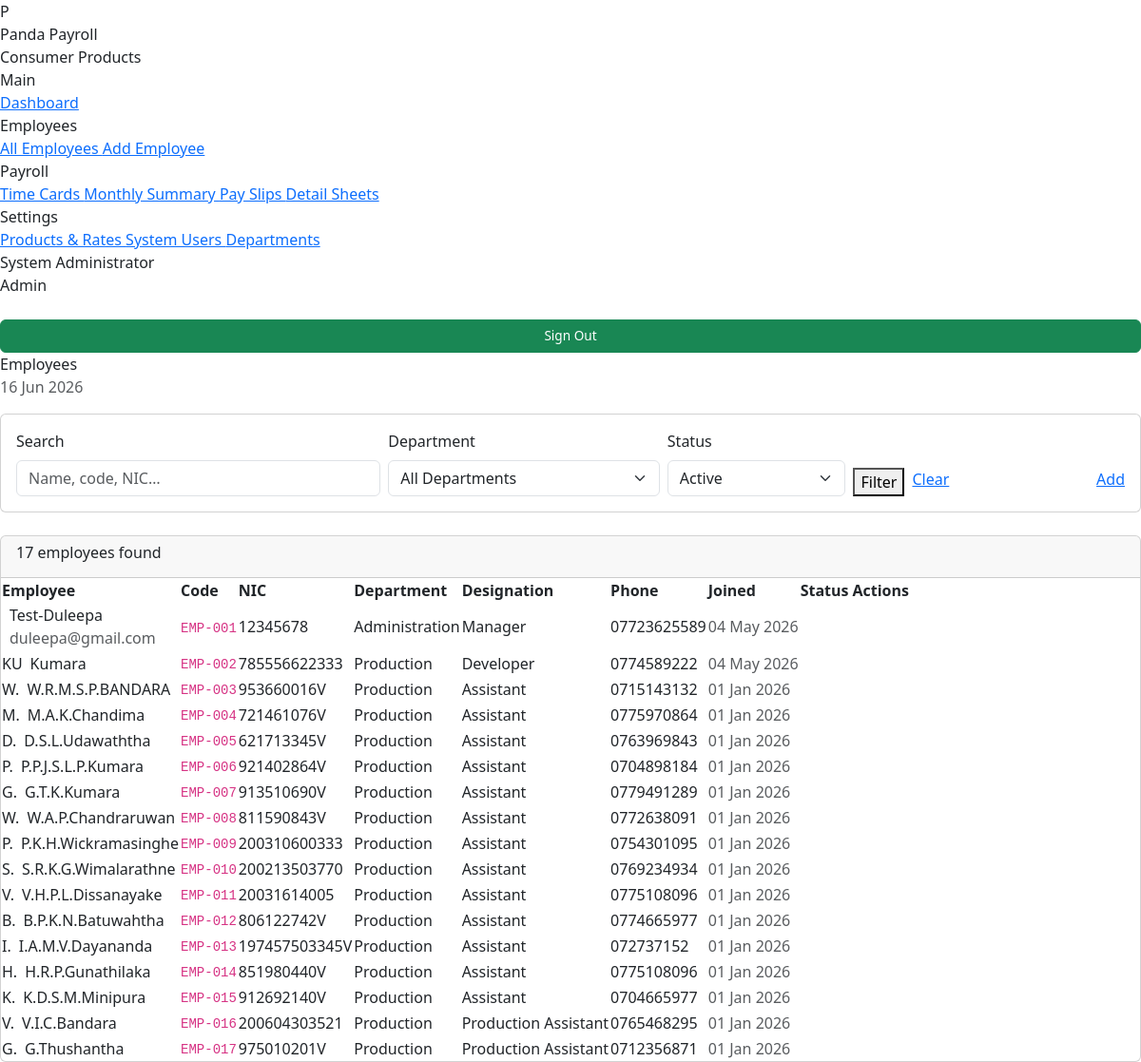
Page /modules/employees/index.php (signed in) on the committed database.
### tables this page shows
CREATE TABLE `employees` (
  `id` int(10) UNSIGNED NOT NULL,
  `emp_code` varchar(20) NOT NULL,
  `full_name` varchar(150) NOT NULL,
  `nic` varchar(20) NOT NULL,
  `gender` enum('male','female','other') NOT NULL,
  `date_of_birth` date NOT NULL,
  `join_date` date NOT NULL,
  `department_id` int(10) UNSIGNED NOT NULL,
  `designation` varchar(100) NOT NULL,
  `phone` varchar(20) NOT NULL,
  `email` varchar(150) DEFAULT NULL,
  `address` text NOT NULL,
  `bank_name` varchar(100) DEFAULT NULL,
  `bank_branch` varchar(100) DEFAULT NULL,
  `account_number` varchar(50) DEFAULT NULL,
  `emergency_name` varchar(150) DEFAULT NULL,
  `emergency_phone` varchar(20) DEFAULT NULL,
  `emergency_relation` varchar(60) DEFAULT NULL,
  `photo` varchar(255) DEFAULT NULL,
  `is_active` tinyint(1) NOT NULL DEFAULT 1,
  `created_by` int(10) UNSIGNED NOT NULL,
  `created_at` datetime NOT NULL DEFAULT current_timestamp(),
  `updated_at` datetime NOT NULL DEFAULT current_timestamp() ON UPDATE current_timestamp()
);

CREATE TABLE `departments` (
  `id` int(10) UNSIGNED NOT NULL,
  `name` varchar(100) NOT NULL,
  `created_at` datetime NOT NULL DEFAULT current_timestamp()
);

### core/Auth.php (called while the page is built, shortened)
<?php
class Auth
{
    public static function role(): string { self::start(); return $_SESSION['role'] ?? ''; }
    public static function name(): string { self::start(); return $_SESSION['full_name'] ?? ''; }
    public static function isAdmin(): bool { return self::role() === 'admin'; }
}

### core/helpers.php (called while the page is built, shortened)
<?php
function sanitize(mixed $value): string
{
    return htmlspecialchars(trim((string)$value), ENT_QUOTES, 'UTF-8');
}
function getStr(string $key, string $default = ''): string
{
    return isset($_GET[$key]) ? trim($_GET[$key]) : $default;
}
function formatDate(string $date, string $format = 'd M Y'): string
{
    return date($format, strtotime($date));
}

### core/Database.php (called while the page is built, shortened)
<?php
class Database
{
    private static ?Database $instance = null;
    private PDO $pdo;
    private function __construct()
    {
        $dsn = sprintf(
            'mysql:host=%s;dbname=%s;charset=%s',
            DB_HOST, DB_NAME, DB_CHARSET
        );
        $options = [
            PDO::ATTR_ERRMODE            => PDO::ERRMODE_EXCEPTION,
            PDO::ATTR_DEFAULT_FETCH_MODE => PDO::FETCH_ASSOC,
            PDO::ATTR_EMULATE_PREPARES   => false,
        ];
        try {
            $this->pdo = new PDO($dsn, DB_USER, DB_PASS, $options);
        } catch (PDOException $e) {
            error_log('DB connection failed: ' . $e->getMessage());
            die('Database connection failed. Check error log.');
        }
    }
    public static function getInstance(): Database
    {
        if (self::$instance === null) {
            self::$instance = new self();
        }
        return self::$instance;
    }
    public function query(string $sql, array $params = []): PDOStatement
    {
        $stmt = $this->pdo->prepare($sql);
        $stmt->execute($params);
        return $stmt;
    }
    public function fetchAll(string $sql, array $params = []): array
    {
        return $this->query($sql, $params)->fetchAll();
    }
}

### modules/employees/index.php (the view, shortened to what this page needs)
<?php
$pageTitle  = 'Employees';
$activeMenu = 'employees';
$db = Database::getInstance();
$search   = getStr('search');
$status   = getStr('status', 'active');
$params = [];
$where  = ['1=1'];
if ($status === 'active') {
    $where[] = 'e.is_active = 1';
} elseif ($status === 'inactive') {
    $where[] = 'e.is_active = 0';
}
$whereStr  = implode(' AND ', $where);
$employees = $db->fetchAll(
    "SELECT e.*, d.name AS dept_name
       FROM employees e
       JOIN departments d ON d.id = e.department_id
      WHERE $whereStr
      ORDER BY e.emp_code",
    $params
);
require ROOT_PATH . '/templates/layout.php';
?>
<div class="card mb-4">
    <div class="card-body">
        <form method="GET" class="row g-2 align-items-end">
            <div class="col-md-4">
                <label class="form-label">Search</label>
                <input type="text" name="search" class="form-control"
                       placeholder="Name, code, NIC…" value="<?= sanitize($search) ?>">
            </div>
            <div class="col-md-3">
                <label class="form-label">Department</label>
                <select name="dept" class="form-select">
                    <option value="0">All Departments</option>
                </select>
            </div>
            <div class="col-md-2">
                <label class="form-label">Status</label>
                <select name="status" class="form-select">
                    <option value="active"   <?= $status === 'active'   ? 'selected' : '' ?>>Active</option>
                </select>
            </div>
            <div class="col-md-3 d-flex gap-2">
                <button type="submit" class="btn-pp btn-pp-primary">
                    <i class="ti ti-search"></i> Filter
                </button>
                <a href="?" class="btn-pp btn-pp-outline">
                    <i class="ti ti-x"></i> Clear
                </a>
                <?php if (Auth::isAdmin()): ?>
                <a href="add.php" class="btn-pp btn-pp-primary ms-auto">
                    <i class="ti ti-user-plus"></i> Add
                </a>
                <?php endif; ?>
            </div>
        </form>
    </div>
</div>
<div class="card">
    <div class="card-header">
        <h6 class="card-title">
            <?= count($employees) ?> employee<?= count($employees) !== 1 ? 's' : '' ?> found
        </h6>
    </div>
    <div class="table-responsive">
        <table class="pp-table">
            <thead>
                <tr>
                    <th>Employee</th>
                    <th>Code</th>
                    <th>NIC</th>
                    <th>Department</th>
                    <th>Designation</th>
                    <th>Phone</th>
                    <th>Joined</th>
                    <th>Status</th>
                    <th>Actions</th>
                </tr>
            </thead>
            <tbody>
            <?php foreach ($employees as $emp): ?>
                <tr>
                    <td>
                        <div class="d-flex align-items-center gap-2">
                            <div class="emp-avatar">
                                <?php if ($emp['photo']): ?>
                                    <img src="<?= APP_URL ?>/uploads/employees/<?= sanitize($emp['photo']) ?>" alt="">
                                <?php else: ?>
                                    <?= strtoupper(substr($emp['full_name'], 0, 2)) ?>
                                <?php endif; ?>
                            </div>
                            <div>
                                <div class="fw-600 fs-13"><?= sanitize($emp['full_name']) ?></div>
                                <div class="text-muted fs-12"><?= sanitize($emp['email'] ?? '') ?></div>
                            </div>
                        </div>
                    </td>
                    <td><code class="fs-12"><?= sanitize($emp['emp_code']) ?></code></td>
                    <td class="fs-12"><?= sanitize($emp['nic']) ?></td>
                    <td><?= sanitize($emp['dept_name']) ?></td>
                    <td><?= sanitize($emp['designation']) ?></td>
                    <td><?= sanitize($emp['phone']) ?></td>
                    <td class="text-muted fs-12"><?= formatDate($emp['join_date']) ?></td>
                    <td>
                        <span class="badge rounded-pill <?= $emp['is_active'] ? 'badge-active' : 'badge-inactive' ?>">
                        </span>
                    </td>
                    <td>
                    </td>
                </tr>
            <?php endforeach; ?>
            </tbody>
        </table>
    </div>
</div>
<?php require ROOT_PATH . '/templates/layout_footer.php'; ?>

### templates/layout.php (shortened to what this page needs)
<?php
$roleRaw  = (string) Auth::role();
$roleNorm = strtolower(trim($roleRaw));
$isPayrollStaff = ($roleNorm === 'payroll_staff' || $roleNorm === 'payroll staff');
$roleLabel = $roleNorm === 'admin' ? 'Admin' : ($isPayrollStaff ? 'Payroll Staff' : $roleRaw);
?>
<!DOCTYPE html>
<html lang="en">
<head>
    <link rel="stylesheet"
          href="https://cdn.jsdelivr.net/npm/bootstrap@5.3.3/dist/css/bootstrap.min.css">
    <link rel="stylesheet"
          href="https://cdn.jsdelivr.net/npm/@tabler/icons-webfont@3.4.0/dist/tabler-icons.min.css">
    <link rel="stylesheet" href="<?= APP_URL ?>/assets/css/app.css?v=<?= urlencode(APP_VERSION) ?>">
</head>
<body>
<div class="app-wrapper">
    <aside class="sidebar" id="sidebar">
        <div class="sidebar-brand">
            <div class="brand-icon">P</div>
            <div class="brand-name">Panda Payroll</div>
            <div class="brand-sub">Consumer Products</div>
        </div>
        <nav class="sidebar-nav">
            <div class="nav-section-label">Main</div>
            <a href="<?= APP_URL ?>/index.php"
               class="sidebar-link <?= ($activeMenu ?? '') === 'dashboard' ? 'active' : '' ?>">
                <i class="ti ti-layout-dashboard"></i> Dashboard
            </a>
            <?php if (Auth::isAdmin()): ?>
            <div class="nav-section-label">Employees</div>
            <a href="<?= APP_URL ?>/modules/employees/index.php"
               class="sidebar-link <?= ($activeMenu ?? '') === 'employees' ? 'active' : '' ?>">
                <i class="ti ti-users"></i> All Employees
            </a>
            <a href="<?= APP_URL ?>/modules/employees/add.php"
               class="sidebar-link <?= ($activeMenu ?? '') === 'emp_add' ? 'active' : '' ?>">
                <i class="ti ti-user-plus"></i> Add Employee
            </a>
            <?php endif; ?>
            <?php if (Auth::isAdmin() || $isPayrollStaff): ?>
            <div class="nav-section-label">Payroll</div>
            <a href="<?= APP_URL ?>/modules/timecard/index.php"
               class="sidebar-link <?= ($activeMenu ?? '') === 'timecard' ? 'active' : '' ?>">
                <i class="ti ti-clock"></i> Time Cards
            </a>
            <a href="<?= APP_URL ?>/modules/payroll/summary.php"
               class="sidebar-link <?= ($activeMenu ?? '') === 'payroll' ? 'active' : '' ?>">
                <i class="ti ti-report-money"></i> Monthly Summary
            </a>
            <a href="<?= APP_URL ?>/modules/reports/payslip.php"
               class="sidebar-link <?= ($activeMenu ?? '') === 'payslip' ? 'active' : '' ?>">
                <i class="ti ti-file-invoice"></i> Pay Slips
            </a>
            <a href="<?= APP_URL ?>/modules/reports/detail_sheet.php"
               class="sidebar-link <?= ($activeMenu ?? '') === 'detail_sheet' ? 'active' : '' ?>">
                <i class="ti ti-table"></i> Detail Sheets
            </a>
            <?php endif; ?>
            <?php if (Auth::isAdmin()): ?>
            <div class="nav-section-label">Settings</div>
            <a href="<?= APP_URL ?>/modules/settings/products.php"
               class="sidebar-link <?= ($activeMenu ?? '') === 'products' ? 'active' : '' ?>">
                <i class="ti ti-package"></i> Products & Rates
            </a>
            <a href="<?= APP_URL ?>/modules/settings/users.php"
               class="sidebar-link <?= ($activeMenu ?? '') === 'users' ? 'active' : '' ?>">
                <i class="ti ti-shield-lock"></i> System Users
            </a>
            <a href="<?= APP_URL ?>/modules/settings/departments.php"
               class="sidebar-link <?= ($activeMenu ?? '') === 'departments' ? 'active' : '' ?>">
                <i class="ti ti-building"></i> Departments
            </a>
            <?php endif; ?>
        </nav>
        <div class="sidebar-footer">
            <div class="user-name"><?= sanitize(Auth::name()) ?></div>
            <div>
                <span class="user-role"><?= sanitize($roleLabel) ?></span>
            </div>
            <a href="<?= APP_URL ?>/modules/auth/logout.php"
               onclick="return confirm('Are you sure you want to log out?');"
               class="btn btn-success w-100 mt-4"
               style="text-decoration:none; padding: 0.4rem 0.8rem; font-size: 0.85rem;">
                Sign Out
            </a>
        </div>
    </aside>
    <div class="main-content">
        <div class="topbar">
            <span class="topbar-title"><?= sanitize($pageTitle ?? '') ?></span>
            <div class="topbar-actions">
                <span class="text-muted fs-12"><?= date('d M Y') ?></span>
            </div>
        </div>
        <div class="px-4 pt-3">
        </div>
        <div class="page-body">

### templates/layout_footer.php (shortened to what this page needs)
        </div>
    </div>
</div>
</body>
</html>

### rows in the picture
employees: full_name "Test-Duleepa", email "duleepa@gmail.com", emp_code "EMP-001", nic "12345678", department.name "Administration", designation "Manager", phone "07723625589", join_date "04 May 2026"
employees: full_name "KU", full_name "Kumara", emp_code "EMP-002", nic "785556622333", department.name "Production", designation "Developer", phone "0774589222", join_date "04 May 2026"
employees: full_name "W.", full_name "W.R.M.S.P.BANDARA", emp_code "EMP-003", nic "953660016V", department.name "Production", designation "Assistant", phone "0715143132", join_date "01 Jan 2026"
employees: full_name "M.", full_name "M.A.K.Chandima", emp_code "EMP-004", nic "721461076V", department.name "Production", designation "Assistant", phone "0775970864", join_date "01 Jan 2026"
employees: full_name "D.", full_name "D.S.L.Udawaththa", emp_code "EMP-005", nic "621713345V", department.name "Production", designation "Assistant", phone "0763969843", join_date "01 Jan 2026"
employees: full_name "P.", full_name "P.P.J.S.L.P.Kumara", emp_code "EMP-006", nic "921402864V", department.name "Production", designation "Assistant", phone "0704898184", join_date "01 Jan 2026"
employees: full_name "G.", full_name "G.T.K.Kumara", emp_code "EMP-007", nic "913510690V", department.name "Production", designation "Assistant", phone "0779491289", join_date "01 Jan 2026"
employees: full_name "W.", full_name "W.A.P.Chandraruwan", emp_code "EMP-008", nic "811590843V", department.name "Production", designation "Assistant", phone "0772638091", join_date "01 Jan 2026"
employees: full_name "P.", full_name "P.K.H.Wickramasinghe", emp_code "EMP-009", nic "200310600333", department.name "Production", designation "Assistant", phone "0754301095", join_date "01 Jan 2026"
employees: full_name "S.", full_name "S.R.K.G.Wimalarathne", emp_code "EMP-010", nic "200213503770", department.name "Production", designation "Assistant", phone "0769234934", join_date "01 Jan 2026"
employees: full_name "V.", full_name "V.H.P.L.Dissanayake", emp_code "EMP-011", nic "20031614005", department.name "Production", designation "Assistant", phone "0775108096", join_date "01 Jan 2026"
employees: full_name "B.", full_name "B.P.K.N.Batuwahtha", emp_code "EMP-012", nic "806122742V", department.name "Production", designation "Assistant", phone "0774665977", join_date "01 Jan 2026"
employees: full_name "I.", full_name "I.A.M.V.Dayananda", emp_code "EMP-013", nic "197457503345V", department.name "Production", designation "Assistant", phone "072737152", join_date "01 Jan 2026"
employees: full_name "H.", full_name "H.R.P.Gunathilaka", emp_code "EMP-014", nic "851980440V", department.name "Production", designation "Assistant", phone "0775108096", join_date "01 Jan 2026"
employees: full_name "K.", full_name "K.D.S.M.Minipura", emp_code "EMP-015", nic "912692140V", department.name "Production", designation "Assistant", phone "0704665977", join_date "01 Jan 2026"
employees: full_name "V.", full_name "V.I.C.Bandara", emp_code "EMP-016", nic "200604303521", department.name "Production", designation "Production Assistant", phone "0765468295", join_date "01 Jan 2026"
employees: full_name "G.", full_name "G.Thushantha", emp_code "EMP-017", nic "975010201V", department.name "Production", designation "Production Assistant", phone "0712356871", join_date "01 Jan 2026"

### other values in the picture
Auth::name() "System Administrator"
$roleLabel "Admin"
$pageTitle "Employees"
count($employees) "17"
